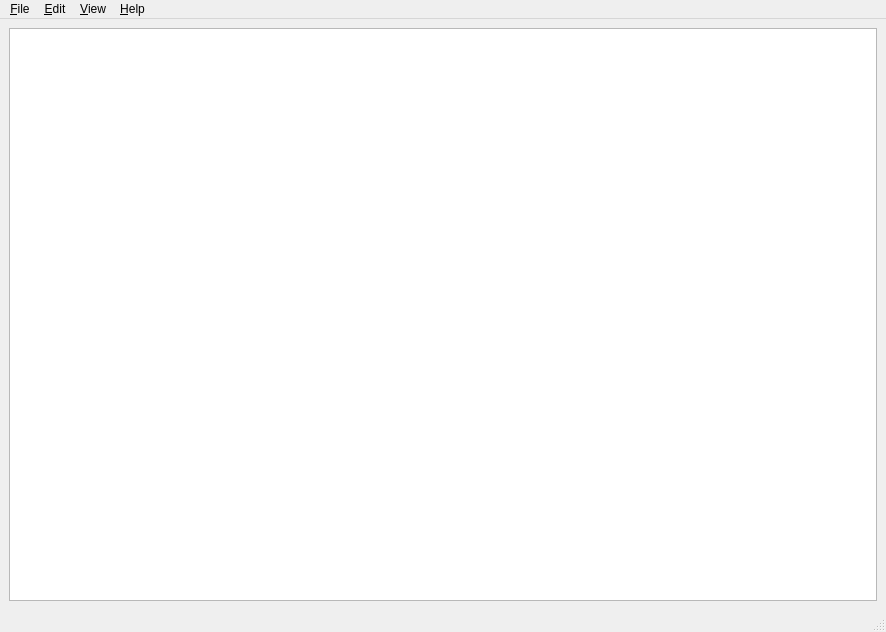
<?xml version="1.0" encoding="UTF-8"?>
<ui version="4.0">
 <class>MainWindow</class>
 <widget class="QMainWindow" name="MainWindow">
  <property name="geometry">
   <rect>
    <x>0</x>
    <y>0</y>
    <width>886</width>
    <height>632</height>
   </rect>
  </property>
  <property name="windowTitle">
   <string>Text Editor[*]</string>
  </property>
  <widget class="QWidget" name="centralwidget">
   <layout class="QVBoxLayout" name="verticalLayout">
    <item>
     <widget class="QTextEdit" name="textEdit"/>
    </item>
   </layout>
  </widget>
  <widget class="QStatusBar" name="statusbar"/>
  <widget class="QMenuBar" name="menubar">
   <property name="geometry">
    <rect>
     <x>0</x>
     <y>0</y>
     <width>886</width>
     <height>20</height>
    </rect>
   </property>
   <widget class="QMenu" name="menuFile">
    <property name="title">
     <string>&amp;File</string>
    </property>
    <addaction name="actionNew"/>
    <addaction name="actionOpen"/>
    <addaction name="separator"/>
    <addaction name="actionClose"/>
    <addaction name="actionSave"/>
    <addaction name="actionSaveAs"/>
    <addaction name="separator"/>
    <addaction name="actionExit"/>
   </widget>
   <widget class="QMenu" name="menuEdit">
    <property name="title">
     <string>&amp;Edit</string>
    </property>
   </widget>
   <widget class="QMenu" name="menuView">
    <property name="title">
     <string>&amp;View</string>
    </property>
   </widget>
   <widget class="QMenu" name="menuHelp">
    <property name="title">
     <string>&amp;Help</string>
    </property>
   </widget>
   <addaction name="menuFile"/>
   <addaction name="menuEdit"/>
   <addaction name="menuView"/>
   <addaction name="menuHelp"/>
  </widget>
  <action name="actionNew">
   <property name="icon">
    <iconset>
     <normaloff>icons/new.png</normaloff>icons/new.png</iconset>
   </property>
   <property name="text">
    <string>New</string>
   </property>
   <property name="toolTip">
    <string>Create a new document</string>
   </property>
   <property name="shortcut">
    <string>Ctrl+N</string>
   </property>
  </action>
  <action name="actionClose">
   <property name="text">
    <string>Close</string>
   </property>
   <property name="toolTip">
    <string>Close current window</string>
   </property>
   <property name="shortcut">
    <string>Ctrl+W</string>
   </property>
  </action>
  <action name="actionExit">
   <property name="text">
    <string>Exit</string>
   </property>
   <property name="toolTip">
    <string>Exit application</string>
   </property>
  </action>
  <action name="actionOpen">
   <property name="icon">
    <iconset>
     <normaloff>icons/open.png</normaloff>icons/open.png</iconset>
   </property>
   <property name="text">
    <string>Open...</string>
   </property>
   <property name="toolTip">
    <string>Open a document</string>
   </property>
   <property name="shortcut">
    <string>Ctrl+O</string>
   </property>
  </action>
  <action name="actionSave">
   <property name="enabled">
    <bool>false</bool>
   </property>
   <property name="icon">
    <iconset>
     <normaloff>icons/save.png</normaloff>icons/save.png</iconset>
   </property>
   <property name="text">
    <string>Save</string>
   </property>
   <property name="toolTip">
    <string>Save document</string>
   </property>
   <property name="shortcut">
    <string>Ctrl+S</string>
   </property>
  </action>
  <action name="actionSaveAs">
   <property name="enabled">
    <bool>false</bool>
   </property>
   <property name="text">
    <string>Save As...</string>
   </property>
   <property name="toolTip">
    <string>Save document as</string>
   </property>
   <property name="shortcut">
    <string>Ctrl+Shift+S</string>
   </property>
  </action>
 </widget>
 <resources/>
 <connections/>
</ui>
